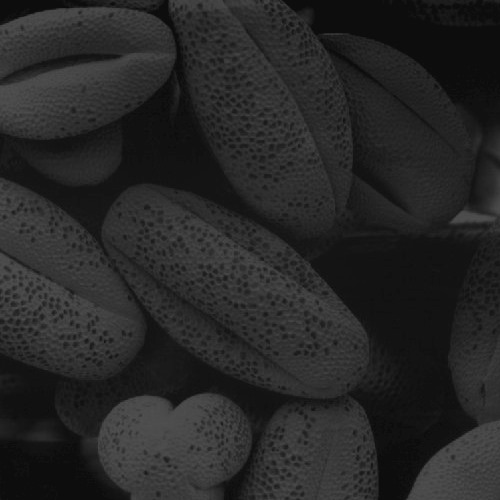
#> input picture Assignment/(5).jpg, 500 x 500 px
$ jupyter execute Q5_code.ipynb
#> lines starting #> are read from the running program, lines starting #| are printed output that depends on the picture
[cell 1]
import cv2
import numpy as np
import matplotlib.pyplot as plt

# Load the image
img = cv2.imread('(5).jpg',cv2.IMREAD_GRAYSCALE)
#> img is the input picture: shape (500, 500); min 9, max 83, mean 38.8
hist,bins = np.histogram(img.ravel(),256,[0,256])
#> hist = 256 values, max 14595 at index 19, min 0 at index 0, mean 976.6; bins = 257 values from 0 to 256
cdf = hist.cumsum()
#> cdf = 256 values from 0 to 250000
cdf_normalized = cdf * float(hist.max()) / cdf.max()
#> cdf_normalized = 256 values from 0 to 14595
plt.plot(cdf_normalized, color = 'b')
plt.hist(img.flatten(),256,[0,256], color = 'r')
plt.xlim([0,256])
plt.legend(('cdf','histogram'), loc = 'upper left')
plt.show()
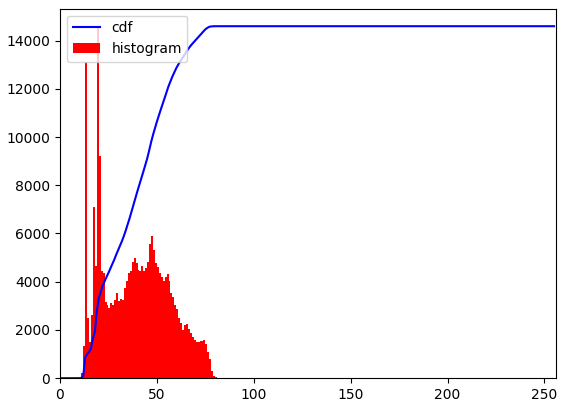
#> figure drawn by matplotlib, 1 panel; tallest bar 14595 high, from x = 19 to 20; curve peaks at x = 83, y = 14595
equ = cv2.equalizeHist(img)
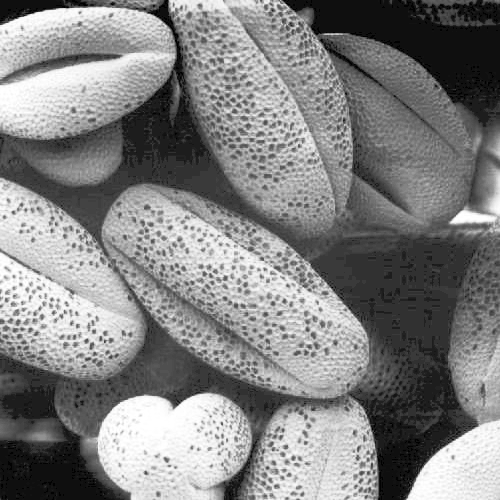
#> equ: shape (500, 500); min 0, max 255, mean 130.2


hist,bins = np.histogram(equ.ravel(),256,[0,256])
#> hist = 256 values, max 14595 at index 49, min 0 at index 1, mean 976.6
cdf = hist.cumsum()
#> cdf = 256 values from 256 to 250000
cdf_normalized = cdf * hist.max()/ cdf.max()
#> cdf_normalized = 256 values from 14.95 to 14595
plt.plot(cdf_normalized, color = 'b')
plt.hist(equ.flatten(),256,[0,256], color = 'r')
plt.xlim([0,256])
plt.legend(('cdf','histogram'), loc = 'upper left')
plt.title('Histogram of the Equalized Image')
plt.show()
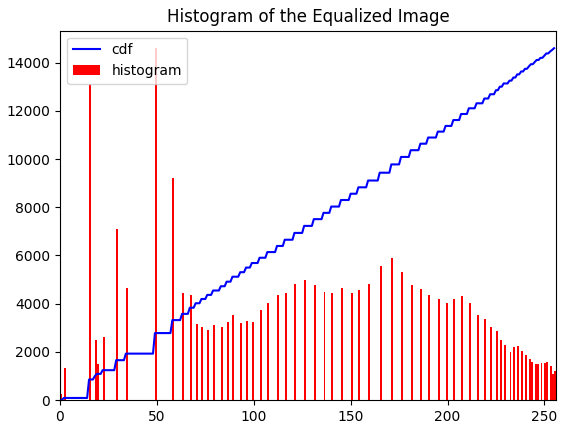
#> figure drawn by matplotlib, 1 panel; tallest bar 14595 high, from x = 49 to 50; curve peaks at x = 255, y = 14595

res = np.hstack((img,equ)) #stacking images side-by-side
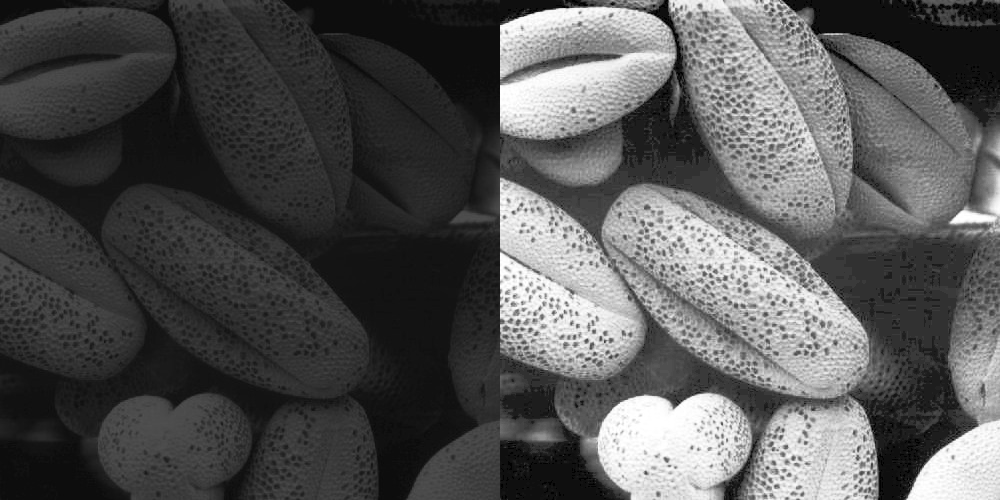
#> res: shape (500, 1000); min 0, max 255, mean 84.5
plt.axis('off')
plt.imshow(res, cmap='gray')

[cell 2]
import cv2
import numpy as np
import matplotlib.pyplot as plt

# Load the image
img = cv2.imread('(5).jpg',cv2.IMREAD_GRAYSCALE)
#equalization without equalizeHist function
#calculate histogram
hist,bins = np.histogram(img.flatten(),256,[0,256])
#> hist = 256 values, max 14595 at index 19, min 0 at index 0, mean 976.6
cdf = hist.cumsum()
#> cdf = 256 values from 0 to 250000
cdf_normalized = cdf * float(hist.max()) / cdf.max()
#> cdf_normalized = 256 values from 0 to 14595

cdf_m = np.ma.masked_equal(cdf,0)
cdf_m = (cdf_m - cdf_m.min())*255/(cdf_m.max()-cdf_m.min())
cdf = np.ma.filled(cdf_m,0).astype('uint8')
#> cdf = 256 values from 0 to 255

img2 = cdf[img]
#display img2
res = np.hstack((img,img2)) #stacking images side-by-side
plt.axis('off')
plt.imshow(res, cmap='gray')

#save img2 in Q5 folder
cv2.imwrite('Q5\img2.jpg',img2)
#> Out = True

[cell 3]
#my own function
import cv2
import numpy as np
import matplotlib.pyplot as plt

# Load the image
image = cv2.imread('(5).jpg',cv2.IMREAD_GRAYSCALE)
#plot histogram
plt.hist(image.flatten(),256,[0,256], color = 'r')
plt.title('Original Histogram')
plt.xlabel('Pixel Intensity')
plt.ylabel('Pixel Count')
#xaxis upto 80
plt.xlim([0,90])
plt.show()
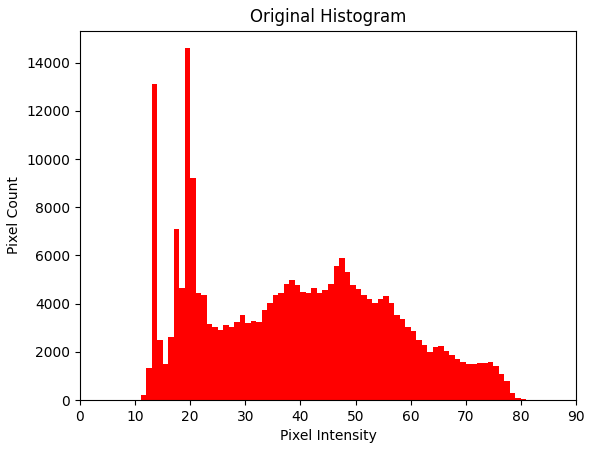
#> figure drawn by matplotlib, 1 panel; tallest bar 14595 high, from x = 19 to 20
print(image.shape)
#| (500, 500)
L=np.sqrt(500)


#find the intensity levels for each pixels and store in an array
img_array1 = np.zeros((500,500))
for i in range(500):
    for j in range(500):
        img_array1[i][j]=image[i][j]
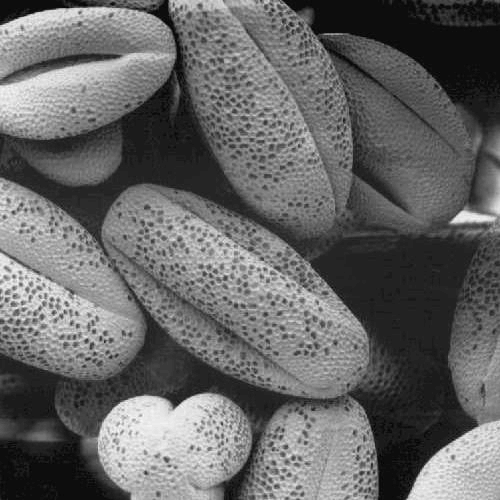
#> img_array1: shape (500, 500) float64; min 9, max 83, mean 38.8; drawn with min black and max white


#find repective pdf for each element in img_array1
pdf = img_array1/(500*500)
#find cdf for each element in pdf
cdf = np.cumsum(img_array1)
#multiply each element in cdf by respective img_array element
cdf=(L-1)*cdf/(500*500)
#return the cdf array now by approximating it to nearest integer
result = np.around(cdf)
#hist,bins = np.histogram(cdf.ravel(),256,[0,256],color = 'r')
#plot cdf
plt.hist(cdf.flatten(),250,[0,250], color = 'r')
plt.title('Equalized Histogram')
plt.xlabel('Pixel Intensity')
plt.ylabel('Pixel Count')
plt.show()
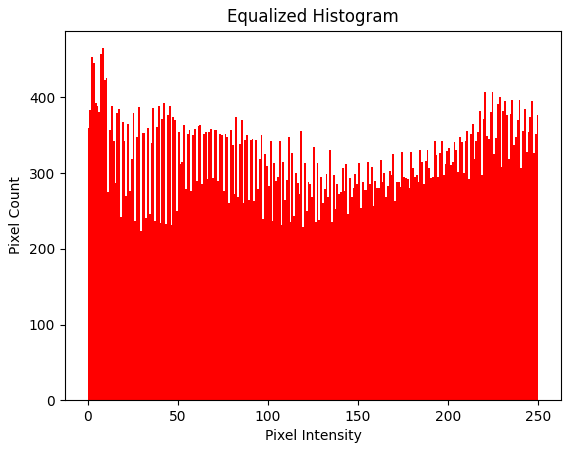
#> figure drawn by matplotlib, 1 panel; tallest bar 465 high, from x = 8 to 9


#convert the above histogram into an image
img3=cdf[image]


plt.figure(figsize=(10, 5))
image0 = cv2.imread('(5).jpg')
plt.subplot(1, 2, 1)
plt.imshow(image0)
plt.title('Original Image')

plt.subplot(1, 2, 2)
plt.imshow(img3, cmap='gray')
plt.title('Equalized Image')

plt.tight_layout()
plt.show()

#save img2 in Q5 folder
cv2.imwrite('Q5\img3.jpg',img2)
#> Out = True

[cell 4]
import cv2
import numpy as np
import matplotlib.pyplot as plt

# Load the image in grayscale

image = cv2.imread('(5).jpg')

# Flatten the image into a 1D array
img_array = image.flatten()

# Calculate the histogram
hist, _ = np.histogram(img_array, bins=256, range=[0, 256])
#> hist = 256 values, max 43785 at index 19, min 0 at index 0, mean 2929.7

# Calculate the number of pixels for each intensity level
pixel_count = hist
#> pixel_count has the same summary as hist

# Calculate the probability density function (PDF)
pdf = pixel_count / np.sum(pixel_count)
#> pdf = 256 values, max 0.0584 at index 19, min 0 at index 0, mean 0.00391

# Calculate the cumulative distribution function (CDF)
cdf = pdf.cumsum()
#> cdf = 256 values from 0 to 1

# Multiply each CDF value by the maximum intensity level (255)
cdf_scaled = (cdf * 255).astype(int)
#> cdf_scaled = 256 values from 0 to 254

# Apply transforamation
equalized_img_array = cdf_scaled[image]

# Reshape the equalized image array to its original shape
equalized_img = equalized_img_array.reshape(image.shape)

# Plot the histogram of the equalized image
plt.figure(figsize=(10, 5))

plt.subplot(1, 2, 1)
plt.imshow(image, cmap='gray')
plt.title('Original Image')

plt.subplot(1, 2, 2)
plt.imshow(equalized_img, cmap='gray')
plt.title('Equalized Image')

plt.tight_layout()
plt.show()
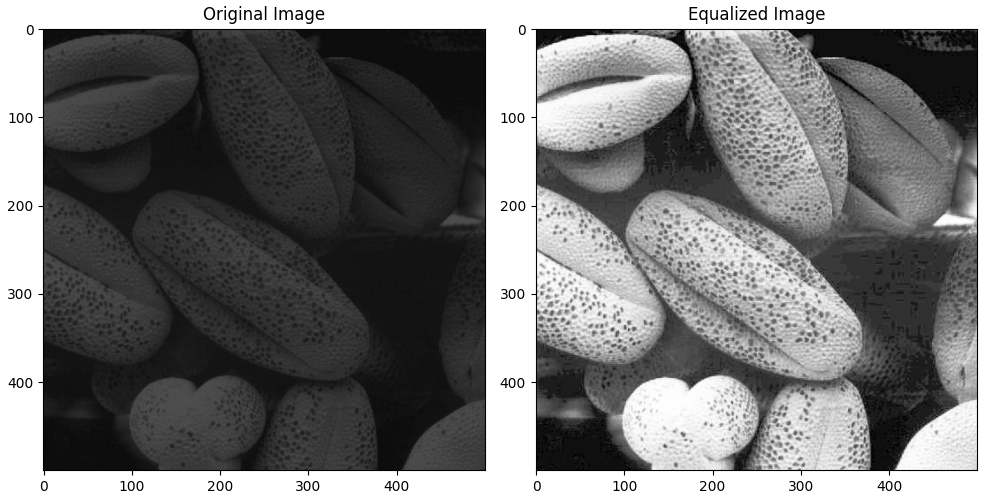
#> figure drawn by matplotlib, 2 panels

$ run again, with Assignment/(1).jpg copied over Assignment/(5).jpg
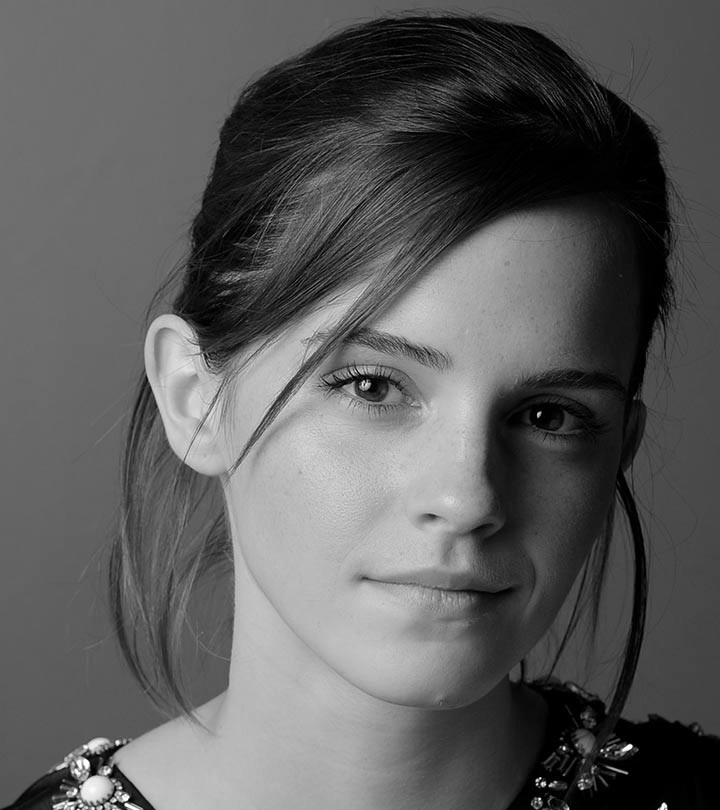
#> input picture Assignment/(1).jpg, 720 x 810 px
#> img is the input picture: shape (810, 720); min 0, max 255, mean 92.2
#> `hist,bins = np.histogram(img.ravel(),256,[0,256])`: hist = 256 values, max 14134 at index 0, min 5 at index 246, mean 2278.1; bins = 257 values from 0 to 256
#> `cdf = hist.cumsum()`: cdf = 256 values from 14134 to 583200
#> cdf_normalized = 256 values from 342.5 to 14134
#> `hist,bins = np.histogram(equ.ravel(),256,[0,256])`: hist = 256 values, max 14134 at index 0, min 0 at index 1, mean 2278.1
#> `res = np.hstack((img,equ))`:
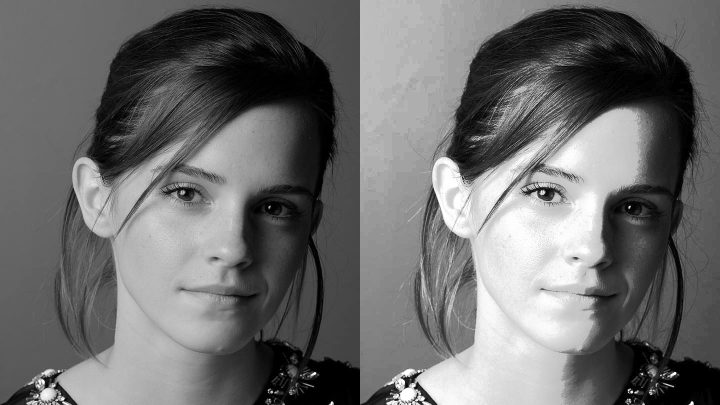
#> res: shape (810, 1440) (shown at 1/2 size); min 0, max 255, mean 108.8
#> `hist,bins = np.histogram(img.flatten(),256,[0,256])`: hist = 256 values, max 14134 at index 0, min 5 at index 246, mean 2278.1
#> `cdf = np.ma.filled(cdf_m,0).astype('uint8')`: cdf = 256 values from 0 to 255
#> `cv2.imwrite('Q5\img2.jpg',img2)`: Out = True
#| (810, 720)
#> `hist, _ = np.histogram(img_array, bins=256, range=[0, 256])`: hist = 256 values, max 42402 at index 0, min 15 at index 246, mean 6834.4
#> pixel_count has the same summary as hist
#> `pdf = pixel_count / np.sum(pixel_count)`: pdf = 256 values, max 0.0242 at index 0, min 8.57e-06 at index 246, mean 0.00391
#> `cdf = pdf.cumsum()`: cdf = 256 values from 0.0242 to 1
#> cdf_scaled = 256 values from 6 to 255
#> `plt.show()`:
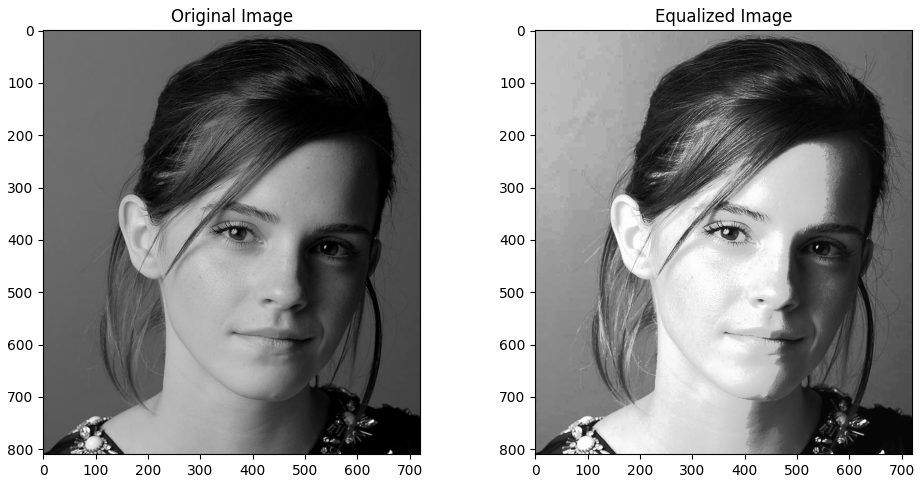
#> figure drawn by matplotlib, 2 panels

$ run again, with Assignment/(2).jpg copied over Assignment/(5).jpg
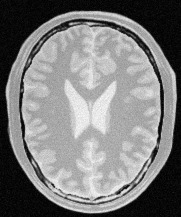
#> input picture Assignment/(2).jpg, 181 x 217 px
#> img is the input picture: shape (217, 181); min 0, max 252, mean 123.8
#> `hist,bins = np.histogram(img.ravel(),256,[0,256])`: hist = 256 values, max 1121 at index 7, min 0 at index 253, mean 153.4; bins = 257 values from 0 to 256
#> `cdf = hist.cumsum()`: cdf = 256 values from 372 to 39277
#> cdf_normalized = 256 values from 10.62 to 1121
#> `hist,bins = np.histogram(equ.ravel(),256,[0,256])`: hist = 256 values, max 1121 at index 34, min 0 at index 1, mean 153.4
#> `res = np.hstack((img,equ))`:
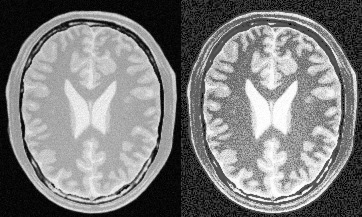
#> res: shape (217, 362); min 0, max 255, mean 125.8
#> `hist,bins = np.histogram(img.flatten(),256,[0,256])`: hist = 256 values, max 1121 at index 7, min 0 at index 253, mean 153.4
#> `cdf = np.ma.filled(cdf_m,0).astype('uint8')`: cdf = 256 values from 0 to 255
#> Out = True
#| (217, 181)
#> `hist, _ = np.histogram(img_array, bins=256, range=[0, 256])`: hist = 256 values, max 3363 at index 7, min 0 at index 253, mean 460.3
#> pixel_count has the same summary as hist
#> pdf = 256 values, max 0.0285 at index 7, min 0 at index 253, mean 0.00391
#> `cdf = pdf.cumsum()`: cdf = 256 values from 0.00947 to 1
#> cdf_scaled = 256 values from 2 to 255
#> `plt.show()`:
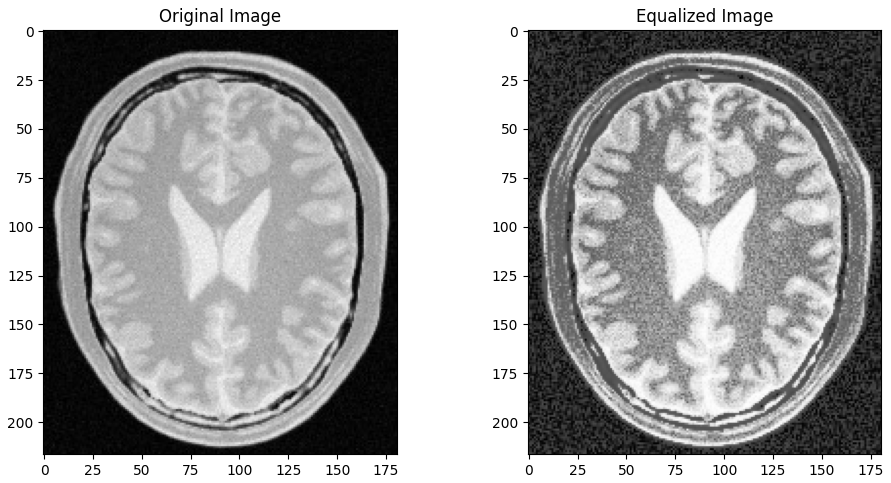
#> figure drawn by matplotlib, 2 panels
